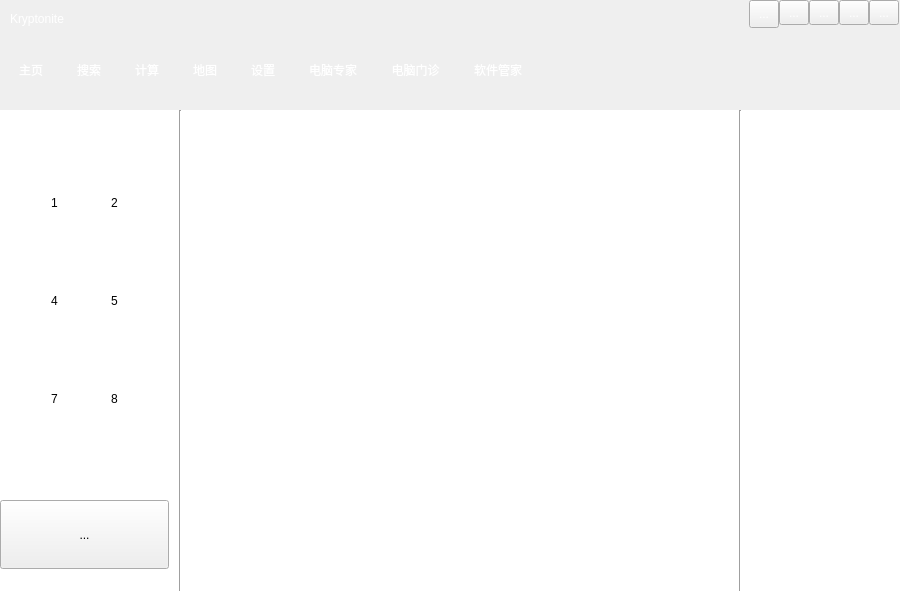
<?xml version="1.0" encoding="UTF-8"?>
<ui version="4.0">
 <class>MainWindow</class>
 <widget class="QMainWindow" name="MainWindow">
  <property name="geometry">
   <rect>
    <x>0</x>
    <y>0</y>
    <width>900</width>
    <height>595</height>
   </rect>
  </property>
  <property name="windowTitle">
   <string>MainWindow</string>
  </property>
  <property name="styleSheet">
   <string notr="true">* {
font-family:'微软雅黑';
color:white;
}

/*设置背景图片*/
QMainWindow{
border-image:url(&quot;:/images/background_mainwnd.png&quot;);
}

/*ToolButton扁平化*/
QToolButton[objectName=&quot;skinToolButton&quot;] {
border:0px;
}
QToolButton[objectName=&quot;skinToolButton&quot;]:hover {
image:url(:/images/skin_hover.png);
}
QToolButton[objectName=&quot;skinToolButton&quot;]:pressed {
image:url(:/images/skin_pressed.png);
}

QToolButton[objectName=&quot;feedToolButton&quot;] {
border:0px;
}
QToolButton[objectName=&quot;feedToolButton&quot;]:hover {
image:url(:/images/feedback_hover.png);
}
QToolButton[objectName=&quot;feedToolButton&quot;]:pressed {
image:url(:/images/feedback_pressed.png);
}

QToolButton[objectName=&quot;menuToolButton&quot;] {
border:0px;
}
QToolButton[objectName=&quot;menuToolButton&quot;]:hover {
image:url(:/images/menu_hover.png);
}
QToolButton[objectName=&quot;menuToolButton&quot;]:pressed {
image:url(:/images/menu_pressed.png);
}

QToolButton[objectName=&quot;minToolButton&quot;] {
border:0px;
}
QToolButton[objectName=&quot;minToolButton&quot;]:hover {
image:url(:/images/min_hover.png);
}
QToolButton[objectName=&quot;minToolButton&quot;]:pressed {
image:url(:/images/min_pressed.png);
}

QToolButton[objectName=&quot;closeToolButton&quot;] {
border:0px;
}
QToolButton[objectName=&quot;closeToolButton&quot;]:hover {
image:url(:/images/close_hover.png);
}
QToolButton[objectName=&quot;closeToolButton&quot;]:pressed {
image:url(:/images/close_pressed.png);
}

QToolButton[objectName=&quot;firewallToolButton&quot;] {
background-image:url(:/images/firewall_open_normal.png);
background-repeat:none;
border:0px;
}
QToolButton[objectName=&quot;firewallToolButton&quot;]:hover {
background-image:url(:/images/firewall_open_hover.png);

}
QToolButton[objectName=&quot;firewallToolButton&quot;]:pressed {
background-image:url(:/images/firewall_open_press.png);
}

QToolButton[objectName=&quot;guardToolButton&quot;] {
background-image:url(:/images/guard_open_normal.png);
background-repeat:none;
border:0px;
}
QToolButton[objectName=&quot;guardToolButton&quot;]:hover {
background-image:url(:/images/guard_open_hover.png);

}
QToolButton[objectName=&quot;guardToolButton&quot;]:pressed {
background-image:url(:/images/guard_open_press.png);
}

QToolButton[objectName=&quot;payinsureToolButton&quot;] {
background-image:url(:/images/payinsure_close_normal.png);
background-repeat:none;
border:0px;
}
QToolButton[objectName=&quot;payinsureToolButton&quot;]:hover {
background-image:url(:/images/payinsure_close_hover.png);

}
QToolButton[objectName=&quot;payinsureToolButton&quot;]:pressed {
background-image:url(:/images/payinsure_close_press.png);
}

/*三文本颜色*/
QToolButton[objectName=&quot;firewallToolButton&quot;],QToolButton[objectName=&quot;guardToolButton&quot;],QToolButton[objectName=&quot;payinsureToolButton&quot;] {
background-position:10px 10px;
color:black;
}



/*stackedWidget*/
QStackedWidget {
background-color:white;
}

/*立即体检按钮*/
QToolButton[objectName=&quot;checkToolButton&quot;] {
border-radius:5px;
}
QToolButton[objectName=&quot;checkToolButton&quot;]:hover {
image:url(:/images/check_hover.png);
}
QToolButton[objectName=&quot;checkToolButton&quot;]:pressed {
image:url(:/images/check_pressed.png);
}

/**/
QStackedWidget QToolButton {
color:black;
}
QToolButton::hover{
border:0px;
}  
</string>
  </property>
  <widget class="QWidget" name="centralWidget">
   <widget class="QStackedWidget" name="stackedWidget">
    <property name="geometry">
     <rect>
      <x>0</x>
      <y>110</y>
      <width>900</width>
      <height>485</height>
     </rect>
    </property>
    <property name="styleSheet">
     <string notr="true"/>
    </property>
    <property name="currentIndex">
     <number>0</number>
    </property>
    <widget class="QWidget" name="page">
     <widget class="QWidget" name="layoutWidget">
      <property name="geometry">
       <rect>
        <x>189</x>
        <y>0</y>
        <width>541</width>
        <height>471</height>
       </rect>
      </property>
      <layout class="QHBoxLayout" name="horizontalLayout_7">
       <property name="spacing">
        <number>50</number>
       </property>
      </layout>
     </widget>
     <widget class="QToolButton" name="checkToolButton">
      <property name="geometry">
       <rect>
        <x>0</x>
        <y>390</y>
        <width>169</width>
        <height>69</height>
       </rect>
      </property>
      <property name="text">
       <string>...</string>
      </property>
      <property name="icon">
       <iconset resource="res.qrc">
        <normaloff>:/images/check_normal.png</normaloff>:/images/check_normal.png</iconset>
      </property>
      <property name="iconSize">
       <size>
        <width>166</width>
        <height>66</height>
       </size>
      </property>
     </widget>
     <widget class="QWidget" name="layoutWidget">
      <property name="geometry">
       <rect>
        <x>0</x>
        <y>0</y>
        <width>171</width>
        <height>381</height>
       </rect>
      </property>
      <layout class="QGridLayout" name="gridLayout">
       <item row="0" column="0">
        <widget class="QToolButton" name="toolButtonOne">
         <property name="text">
          <string>1</string>
         </property>
         <property name="icon">
          <iconset resource="res.qrc">
           <normaloff>:/images/net_pretext.png</normaloff>:/images/net_pretext.png</iconset>
         </property>
         <property name="iconSize">
          <size>
           <width>48</width>
           <height>48</height>
          </size>
         </property>
         <property name="toolButtonStyle">
          <enum>Qt::ToolButtonTextUnderIcon</enum>
         </property>
         <property name="autoRaise">
          <bool>true</bool>
         </property>
         <property name="arrowType">
          <enum>Qt::NoArrow</enum>
         </property>
        </widget>
       </item>
       <item row="1" column="0">
        <widget class="QToolButton" name="toolButtonFour">
         <property name="text">
          <string>4</string>
         </property>
         <property name="icon">
          <iconset resource="res.qrc">
           <normaloff>:/images/net_speed.png</normaloff>:/images/net_speed.png</iconset>
         </property>
         <property name="iconSize">
          <size>
           <width>48</width>
           <height>48</height>
          </size>
         </property>
         <property name="toolButtonStyle">
          <enum>Qt::ToolButtonTextUnderIcon</enum>
         </property>
         <property name="autoRaise">
          <bool>true</bool>
         </property>
         <property name="arrowType">
          <enum>Qt::NoArrow</enum>
         </property>
        </widget>
       </item>
       <item row="1" column="1">
        <widget class="QToolButton" name="toolButtonFive">
         <property name="text">
          <string>5</string>
         </property>
         <property name="icon">
          <iconset resource="res.qrc">
           <normaloff>:/images/recovery.png</normaloff>:/images/recovery.png</iconset>
         </property>
         <property name="iconSize">
          <size>
           <width>48</width>
           <height>48</height>
          </size>
         </property>
         <property name="toolButtonStyle">
          <enum>Qt::ToolButtonTextUnderIcon</enum>
         </property>
         <property name="autoRaise">
          <bool>true</bool>
         </property>
         <property name="arrowType">
          <enum>Qt::NoArrow</enum>
         </property>
        </widget>
       </item>
       <item row="2" column="1">
        <widget class="QToolButton" name="toolButtonEight">
         <property name="text">
          <string>8</string>
         </property>
         <property name="icon">
          <iconset resource="res.qrc">
           <normaloff>:/images/game_box.png</normaloff>:/images/game_box.png</iconset>
         </property>
         <property name="iconSize">
          <size>
           <width>48</width>
           <height>48</height>
          </size>
         </property>
         <property name="toolButtonStyle">
          <enum>Qt::ToolButtonTextUnderIcon</enum>
         </property>
         <property name="autoRaise">
          <bool>true</bool>
         </property>
         <property name="arrowType">
          <enum>Qt::NoArrow</enum>
         </property>
        </widget>
       </item>
       <item row="2" column="0">
        <widget class="QToolButton" name="toolButtonSeven">
         <property name="text">
          <string>7</string>
         </property>
         <property name="icon">
          <iconset resource="res.qrc">
           <normaloff>:/images/desktop.png</normaloff>:/images/desktop.png</iconset>
         </property>
         <property name="iconSize">
          <size>
           <width>48</width>
           <height>48</height>
          </size>
         </property>
         <property name="toolButtonStyle">
          <enum>Qt::ToolButtonTextUnderIcon</enum>
         </property>
         <property name="autoRaise">
          <bool>true</bool>
         </property>
         <property name="arrowType">
          <enum>Qt::NoArrow</enum>
         </property>
        </widget>
       </item>
       <item row="0" column="1">
        <widget class="QToolButton" name="toolButtonTwo">
         <property name="text">
          <string>2</string>
         </property>
         <property name="icon">
          <iconset resource="res.qrc">
           <normaloff>:/images/mobile.png</normaloff>:/images/mobile.png</iconset>
         </property>
         <property name="iconSize">
          <size>
           <width>48</width>
           <height>48</height>
          </size>
         </property>
         <property name="toolButtonStyle">
          <enum>Qt::ToolButtonTextUnderIcon</enum>
         </property>
         <property name="autoRaise">
          <bool>true</bool>
         </property>
         <property name="arrowType">
          <enum>Qt::NoArrow</enum>
         </property>
        </widget>
       </item>
      </layout>
     </widget>
     <widget class="Line" name="line">
      <property name="geometry">
       <rect>
        <x>170</x>
        <y>0</y>
        <width>20</width>
        <height>481</height>
       </rect>
      </property>
      <property name="orientation">
       <enum>Qt::Vertical</enum>
      </property>
     </widget>
     <widget class="Line" name="line_2">
      <property name="geometry">
       <rect>
        <x>730</x>
        <y>0</y>
        <width>20</width>
        <height>481</height>
       </rect>
      </property>
      <property name="orientation">
       <enum>Qt::Vertical</enum>
      </property>
     </widget>
    </widget>
    <widget class="QWidget" name="page_2">
     <widget class="QLabel" name="label_7">
      <property name="geometry">
       <rect>
        <x>210</x>
        <y>60</y>
        <width>501</width>
        <height>361</height>
       </rect>
      </property>
      <property name="styleSheet">
       <string notr="true">background-color: rgb(255, 0, 127);</string>
      </property>
      <property name="text">
       <string>&lt;html&gt;&lt;head/&gt;&lt;body&gt;&lt;p&gt;&lt;span style=&quot; font-size:14pt;&quot;&gt;搜索界面&lt;/span&gt;&lt;/p&gt;&lt;/body&gt;&lt;/html&gt;</string>
      </property>
      <property name="alignment">
       <set>Qt::AlignCenter</set>
      </property>
     </widget>
    </widget>
    <widget class="QWidget" name="page_3">
     <widget class="QLabel" name="label_8">
      <property name="geometry">
       <rect>
        <x>210</x>
        <y>60</y>
        <width>501</width>
        <height>361</height>
       </rect>
      </property>
      <property name="styleSheet">
       <string notr="true">background-color: rgb(255, 170, 0)</string>
      </property>
      <property name="text">
       <string>&lt;html&gt;&lt;head/&gt;&lt;body&gt;&lt;p&gt;计算界面&lt;/p&gt;&lt;/body&gt;&lt;/html&gt;</string>
      </property>
      <property name="alignment">
       <set>Qt::AlignCenter</set>
      </property>
     </widget>
    </widget>
    <widget class="QWidget" name="page_4">
     <widget class="QLabel" name="label_9">
      <property name="geometry">
       <rect>
        <x>210</x>
        <y>60</y>
        <width>501</width>
        <height>361</height>
       </rect>
      </property>
      <property name="styleSheet">
       <string notr="true">background-color: rgb(170, 170, 127)</string>
      </property>
      <property name="text">
       <string>&lt;html&gt;&lt;head/&gt;&lt;body&gt;&lt;p&gt;地图界面&lt;/p&gt;&lt;/body&gt;&lt;/html&gt;</string>
      </property>
      <property name="alignment">
       <set>Qt::AlignCenter</set>
      </property>
     </widget>
    </widget>
    <widget class="QWidget" name="page_5">
     <widget class="QLabel" name="label_10">
      <property name="geometry">
       <rect>
        <x>210</x>
        <y>60</y>
        <width>501</width>
        <height>361</height>
       </rect>
      </property>
      <property name="styleSheet">
       <string notr="true">background-color: rgb(0, 255, 127)</string>
      </property>
      <property name="text">
       <string>&lt;html&gt;&lt;head/&gt;&lt;body&gt;&lt;p&gt;设置界面&lt;/p&gt;&lt;/body&gt;&lt;/html&gt;</string>
      </property>
      <property name="alignment">
       <set>Qt::AlignCenter</set>
      </property>
     </widget>
    </widget>
    <widget class="QWidget" name="page_6">
     <widget class="QLabel" name="label_11">
      <property name="geometry">
       <rect>
        <x>210</x>
        <y>60</y>
        <width>501</width>
        <height>361</height>
       </rect>
      </property>
      <property name="styleSheet">
       <string notr="true">background-color: rgb(0, 170, 127)</string>
      </property>
      <property name="text">
       <string>&lt;html&gt;&lt;head/&gt;&lt;body&gt;&lt;p&gt;&lt;span style=&quot; font-size:36pt;&quot;&gt;电脑专家&lt;/span&gt;&lt;/p&gt;&lt;/body&gt;&lt;/html&gt;</string>
      </property>
      <property name="alignment">
       <set>Qt::AlignCenter</set>
      </property>
     </widget>
    </widget>
    <widget class="QWidget" name="page_7">
     <widget class="QLabel" name="label_12">
      <property name="geometry">
       <rect>
        <x>210</x>
        <y>60</y>
        <width>501</width>
        <height>361</height>
       </rect>
      </property>
      <property name="styleSheet">
       <string notr="true">background-color: rgb(85, 170, 255)</string>
      </property>
      <property name="text">
       <string>&lt;html&gt;&lt;head/&gt;&lt;body&gt;&lt;p&gt;&lt;span style=&quot; font-size:36pt;&quot;&gt;电脑门诊&lt;/span&gt;&lt;/p&gt;&lt;/body&gt;&lt;/html&gt;</string>
      </property>
      <property name="alignment">
       <set>Qt::AlignCenter</set>
      </property>
     </widget>
    </widget>
    <widget class="QWidget" name="page_8">
     <widget class="QLabel" name="label_13">
      <property name="geometry">
       <rect>
        <x>210</x>
        <y>60</y>
        <width>501</width>
        <height>361</height>
       </rect>
      </property>
      <property name="styleSheet">
       <string notr="true">background-color: rgb(170, 0, 255)</string>
      </property>
      <property name="text">
       <string>&lt;html&gt;&lt;head/&gt;&lt;body&gt;&lt;p&gt;&lt;span style=&quot; font-size:36pt;&quot;&gt;软件管家&lt;/span&gt;&lt;/p&gt;&lt;/body&gt;&lt;/html&gt;</string>
      </property>
      <property name="alignment">
       <set>Qt::AlignCenter</set>
      </property>
     </widget>
    </widget>
   </widget>
   <widget class="QWidget" name="layoutWidget">
    <property name="geometry">
     <rect>
      <x>-8</x>
      <y>30</y>
      <width>911</width>
      <height>80</height>
     </rect>
    </property>
    <layout class="QHBoxLayout" name="horizontalLayout_5">
     <property name="leftMargin">
      <number>10</number>
     </property>
     <property name="rightMargin">
      <number>50</number>
     </property>
     <item>
      <layout class="QHBoxLayout" name="horizontalLayout">
       <property name="spacing">
        <number>20</number>
       </property>
       <property name="leftMargin">
        <number>10</number>
       </property>
       <property name="rightMargin">
        <number>10</number>
       </property>
       <item>
        <widget class="QToolButton" name="checkToolButton_2">
         <property name="text">
          <string>主页</string>
         </property>
         <property name="icon">
          <iconset resource="res.qrc">
           <normaloff>:/images/ico_Examine.png</normaloff>:/images/ico_Examine.png</iconset>
         </property>
         <property name="iconSize">
          <size>
           <width>48</width>
           <height>48</height>
          </size>
         </property>
         <property name="toolButtonStyle">
          <enum>Qt::ToolButtonTextUnderIcon</enum>
         </property>
         <property name="autoRaise">
          <bool>true</bool>
         </property>
         <property name="arrowType">
          <enum>Qt::NoArrow</enum>
         </property>
        </widget>
       </item>
       <item>
        <widget class="QToolButton" name="killToolButton">
         <property name="text">
          <string>搜索</string>
         </property>
         <property name="icon">
          <iconset resource="res.qrc">
           <normaloff>:/images/ico_dsmain.png</normaloff>:/images/ico_dsmain.png</iconset>
         </property>
         <property name="iconSize">
          <size>
           <width>48</width>
           <height>48</height>
          </size>
         </property>
         <property name="toolButtonStyle">
          <enum>Qt::ToolButtonTextUnderIcon</enum>
         </property>
         <property name="autoRaise">
          <bool>true</bool>
         </property>
         <property name="arrowType">
          <enum>Qt::NoArrow</enum>
         </property>
        </widget>
       </item>
       <item>
        <widget class="QToolButton" name="fixToolButton">
         <property name="text">
          <string>计算</string>
         </property>
         <property name="icon">
          <iconset resource="res.qrc">
           <normaloff>:/images/ico_SysRepair.png</normaloff>:/images/ico_SysRepair.png</iconset>
         </property>
         <property name="iconSize">
          <size>
           <width>48</width>
           <height>48</height>
          </size>
         </property>
         <property name="toolButtonStyle">
          <enum>Qt::ToolButtonTextUnderIcon</enum>
         </property>
         <property name="autoRaise">
          <bool>true</bool>
         </property>
         <property name="arrowType">
          <enum>Qt::NoArrow</enum>
         </property>
        </widget>
       </item>
       <item>
        <widget class="QToolButton" name="rabToolButton">
         <property name="text">
          <string>地图</string>
         </property>
         <property name="icon">
          <iconset resource="res.qrc">
           <normaloff>:/images/ico_TraceCleaner.png</normaloff>:/images/ico_TraceCleaner.png</iconset>
         </property>
         <property name="iconSize">
          <size>
           <width>48</width>
           <height>48</height>
          </size>
         </property>
         <property name="toolButtonStyle">
          <enum>Qt::ToolButtonTextUnderIcon</enum>
         </property>
         <property name="autoRaise">
          <bool>true</bool>
         </property>
         <property name="arrowType">
          <enum>Qt::NoArrow</enum>
         </property>
        </widget>
       </item>
       <item>
        <widget class="QToolButton" name="opToolButton">
         <property name="text">
          <string>设置</string>
         </property>
         <property name="icon">
          <iconset resource="res.qrc">
           <normaloff>:/images/ico_SpeedupOpt.png</normaloff>:/images/ico_SpeedupOpt.png</iconset>
         </property>
         <property name="iconSize">
          <size>
           <width>48</width>
           <height>48</height>
          </size>
         </property>
         <property name="toolButtonStyle">
          <enum>Qt::ToolButtonTextUnderIcon</enum>
         </property>
         <property name="autoRaise">
          <bool>true</bool>
         </property>
         <property name="arrowType">
          <enum>Qt::NoArrow</enum>
         </property>
        </widget>
       </item>
       <item>
        <widget class="QToolButton" name="exToolButton">
         <property name="text">
          <string>电脑专家</string>
         </property>
         <property name="icon">
          <iconset resource="res.qrc">
           <normaloff>:/images/ico_expert.png</normaloff>:/images/ico_expert.png</iconset>
         </property>
         <property name="iconSize">
          <size>
           <width>48</width>
           <height>48</height>
          </size>
         </property>
         <property name="toolButtonStyle">
          <enum>Qt::ToolButtonTextUnderIcon</enum>
         </property>
         <property name="autoRaise">
          <bool>true</bool>
         </property>
         <property name="arrowType">
          <enum>Qt::NoArrow</enum>
         </property>
        </widget>
       </item>
       <item>
        <widget class="QToolButton" name="mzToolButton">
         <property name="text">
          <string>电脑门诊</string>
         </property>
         <property name="icon">
          <iconset resource="res.qrc">
           <normaloff>:/images/ico_diannaomenzhen.png</normaloff>:/images/ico_diannaomenzhen.png</iconset>
         </property>
         <property name="iconSize">
          <size>
           <width>48</width>
           <height>48</height>
          </size>
         </property>
         <property name="toolButtonStyle">
          <enum>Qt::ToolButtonTextUnderIcon</enum>
         </property>
         <property name="autoRaise">
          <bool>true</bool>
         </property>
         <property name="arrowType">
          <enum>Qt::NoArrow</enum>
         </property>
        </widget>
       </item>
       <item>
        <widget class="QToolButton" name="gjToolButton">
         <property name="text">
          <string>软件管家</string>
         </property>
         <property name="icon">
          <iconset resource="res.qrc">
           <normaloff>:/images/ico_softmgr.png</normaloff>:/images/ico_softmgr.png</iconset>
         </property>
         <property name="iconSize">
          <size>
           <width>48</width>
           <height>48</height>
          </size>
         </property>
         <property name="toolButtonStyle">
          <enum>Qt::ToolButtonTextUnderIcon</enum>
         </property>
         <property name="autoRaise">
          <bool>true</bool>
         </property>
         <property name="arrowType">
          <enum>Qt::NoArrow</enum>
         </property>
        </widget>
       </item>
      </layout>
     </item>
     <item>
      <spacer name="horizontalSpacer_3">
       <property name="orientation">
        <enum>Qt::Horizontal</enum>
       </property>
       <property name="sizeHint" stdset="0">
        <size>
         <width>90</width>
         <height>20</height>
        </size>
       </property>
      </spacer>
     </item>
     <item>
      <widget class="QLabel" name="label">
       <property name="text">
        <string/>
       </property>
       <property name="pixmap">
        <pixmap resource="res.qrc">:/images/logo.png</pixmap>
       </property>
      </widget>
     </item>
    </layout>
   </widget>
   <widget class="QLabel" name="label_2">
    <property name="geometry">
     <rect>
      <x>10</x>
      <y>10</y>
      <width>127</width>
      <height>17</height>
     </rect>
    </property>
    <property name="text">
     <string>Kryptonite</string>
    </property>
   </widget>
   <widget class="QLabel" name="label_3">
    <property name="geometry">
     <rect>
      <x>700</x>
      <y>2</y>
      <width>26</width>
      <height>30</height>
     </rect>
    </property>
    <property name="text">
     <string/>
    </property>
    <property name="pixmap">
     <pixmap resource="res.qrc">:/images/medal.png</pixmap>
    </property>
   </widget>
   <widget class="QToolButton" name="skinToolButton">
    <property name="geometry">
     <rect>
      <x>749</x>
      <y>0</y>
      <width>30</width>
      <height>28</height>
     </rect>
    </property>
    <property name="text">
     <string>...</string>
    </property>
    <property name="icon">
     <iconset resource="res.qrc">
      <normaloff>:/images/skin_normal.png</normaloff>:/images/skin_normal.png</iconset>
    </property>
    <property name="iconSize">
     <size>
      <width>27</width>
      <height>25</height>
     </size>
    </property>
   </widget>
   <widget class="QToolButton" name="feedToolButton">
    <property name="geometry">
     <rect>
      <x>779</x>
      <y>0</y>
      <width>30</width>
      <height>25</height>
     </rect>
    </property>
    <property name="text">
     <string>...</string>
    </property>
    <property name="icon">
     <iconset resource="res.qrc">
      <normaloff>:/images/feedback_normal.png</normaloff>:/images/feedback_normal.png</iconset>
    </property>
    <property name="iconSize">
     <size>
      <width>27</width>
      <height>22</height>
     </size>
    </property>
   </widget>
   <widget class="QToolButton" name="menuToolButton">
    <property name="geometry">
     <rect>
      <x>809</x>
      <y>0</y>
      <width>30</width>
      <height>25</height>
     </rect>
    </property>
    <property name="text">
     <string>...</string>
    </property>
    <property name="icon">
     <iconset resource="res.qrc">
      <normaloff>:/images/menu_normal.png</normaloff>:/images/menu_normal.png</iconset>
    </property>
    <property name="iconSize">
     <size>
      <width>27</width>
      <height>22</height>
     </size>
    </property>
   </widget>
   <widget class="QToolButton" name="minToolButton">
    <property name="geometry">
     <rect>
      <x>839</x>
      <y>0</y>
      <width>30</width>
      <height>25</height>
     </rect>
    </property>
    <property name="text">
     <string>...</string>
    </property>
    <property name="icon">
     <iconset resource="res.qrc">
      <normaloff>:/images/min_normal.png</normaloff>:/images/min_normal.png</iconset>
    </property>
    <property name="iconSize">
     <size>
      <width>27</width>
      <height>22</height>
     </size>
    </property>
   </widget>
   <widget class="QToolButton" name="closeToolButton">
    <property name="geometry">
     <rect>
      <x>869</x>
      <y>0</y>
      <width>30</width>
      <height>25</height>
     </rect>
    </property>
    <property name="text">
     <string>...</string>
    </property>
    <property name="icon">
     <iconset resource="res.qrc">
      <normaloff>:/images/close_normal.png</normaloff>:/images/close_normal.png</iconset>
    </property>
    <property name="iconSize">
     <size>
      <width>27</width>
      <height>22</height>
     </size>
    </property>
   </widget>
  </widget>
 </widget>
 <layoutdefault spacing="6" margin="11"/>
 <resources>
  <include location="res.qrc"/>
 </resources>
 <connections/>
</ui>
